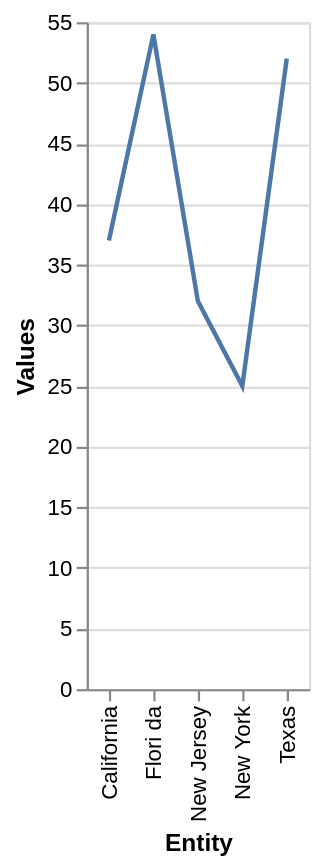

Write the Vega-Lite specification saved for this chart.
### Vega-Lite specification from a JSON file in a GitHub repository (floating-point values rounded to 4 significant figures)
{"$schema": "https://vega.github.io/schema/vega-lite/v5.json", "description": "Line chart auto-generated from CSV", "data": {"values": [{"Entity": "New York", "Values": "25.0"}, {"Entity": "New Jersey", "Values": "32.0"}, {"Entity": "California", "Values": "37.0"}, {"Entity": "Texas", "Values": "52.0"}, {"Entity": "Flori da", "Values": "54.0"}]}, "mark": "line", "encoding": {"x": {"field": "Entity", "type": "ordinal"}, "y": {"field": "Values", "type": "quantitative"}}}
